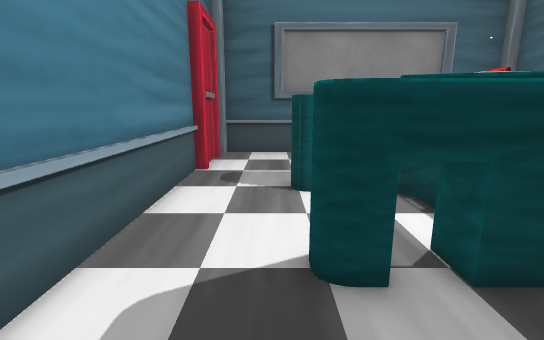
[1] (above)

12 first-person views from a walk through a Unity game level. The camera is 1.2 m above the floor, tilts 12° down and sees 85° across. The floor is counted in squares, 0.5 m on a side. Each view is taken from the middle of a square. On the plan, view 1 faces up. The plan holds only what a view shows up to about 19 squares ahead; the rest is blank. The player character is not drawn. Some animated figures are left out. Some surface patterns are stand-ins.

[2]
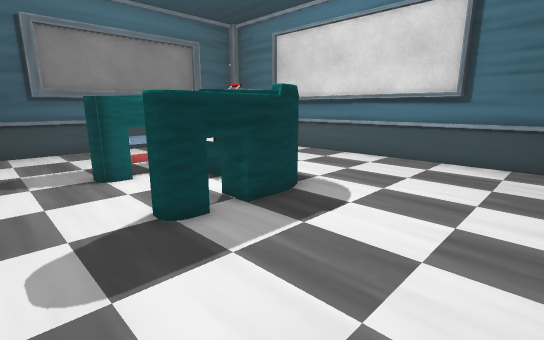

[3]
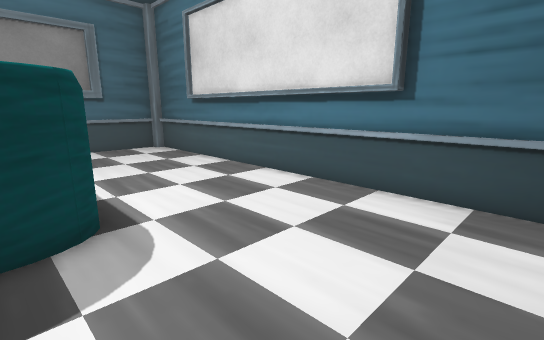

[4]
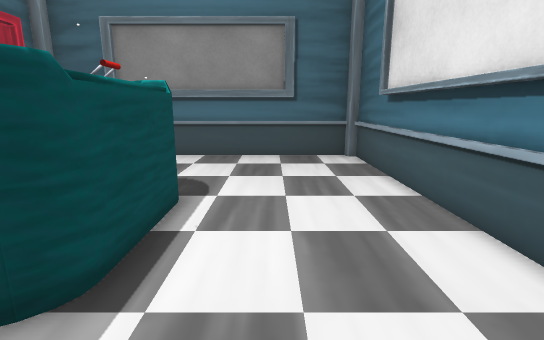

[5]
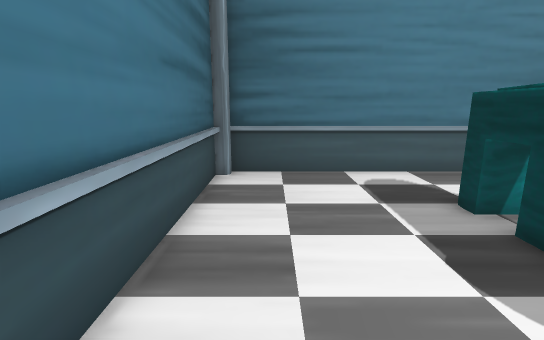

[6]
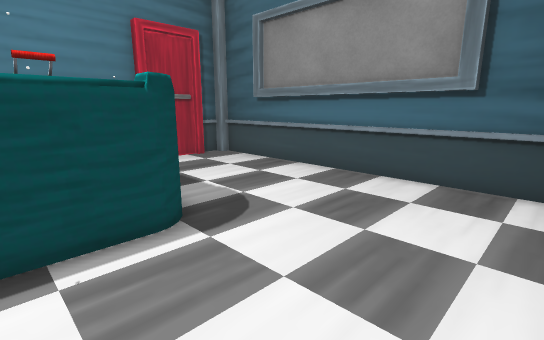

[7]
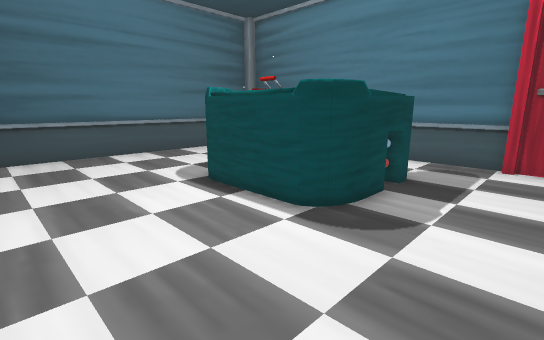

[8]
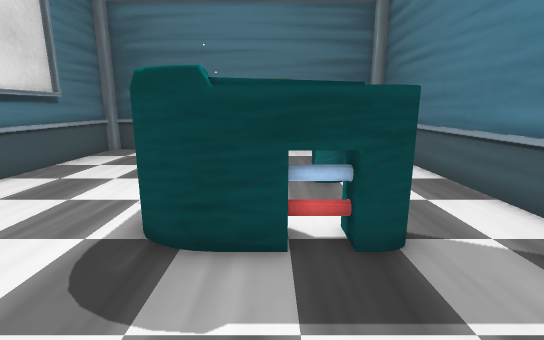

[9]
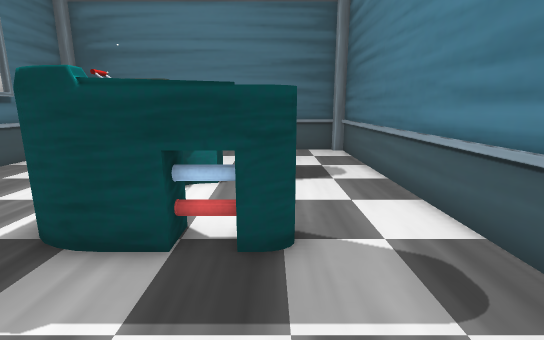

[10]
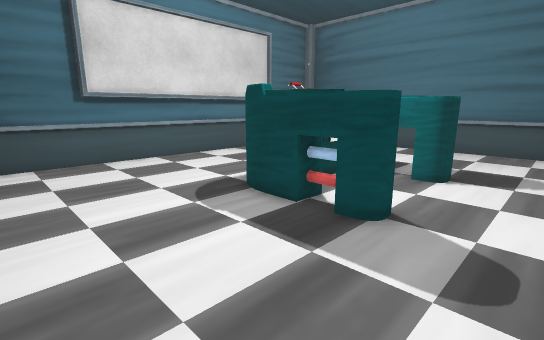

[11]
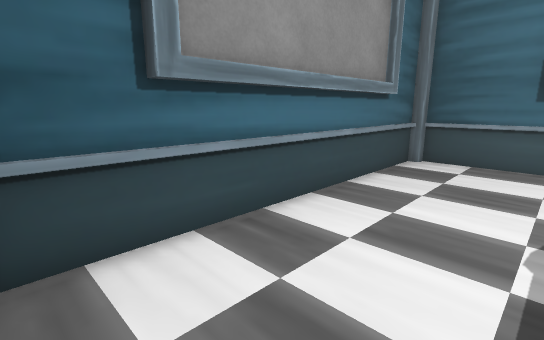

[12]
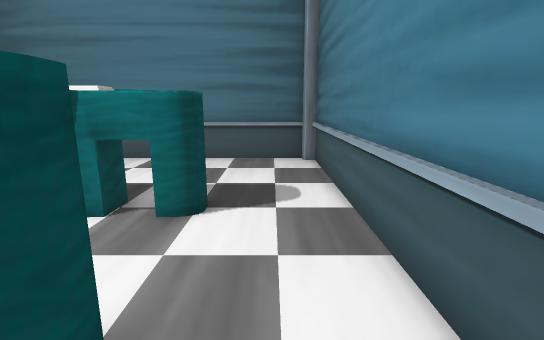

### Floor plan
Key: @ floor where view 1 was taken; # wall or solid block; . floor; ^ raised ledge; O other object.
Columns run from 3 left of view 1 to 12 right of it. Each row starts with its distance up from view 1.
 16 ######     #####
 15 #.... ##### ...#
 14 #..............#
 13 #..............#
 12 #..............#
 11 #..............#
 10 #..............#
  9 #...^^^^^......#
  8 #...#^^^^#.....#
  7 #...... O#.....#
  6 #...... ^#.....#
  5 #...#^^^^#.....#
  4 #...^^^^^......#
  3 #..............#
  2 #..............#
  1 #..............#
  0 #..@...........#
 -1 #..............#
 -2 #..............#
 -3 ################

Positions as (right, up) in squares from view 1, and headings:
1: (0, 0), facing up
2: (-2, -2), facing up-right
3: (4, -2), facing up-right
4: (8, 1), facing up
5: (8, -1), facing left
6: (11, 6), facing up-left
7: (11, 13), facing down-left
8: (3, 14), facing down
9: (1, 14), facing down
10: (-2, 15), facing down-right
11: (-2, 11), facing up-right
12: (-1, 11), facing down
